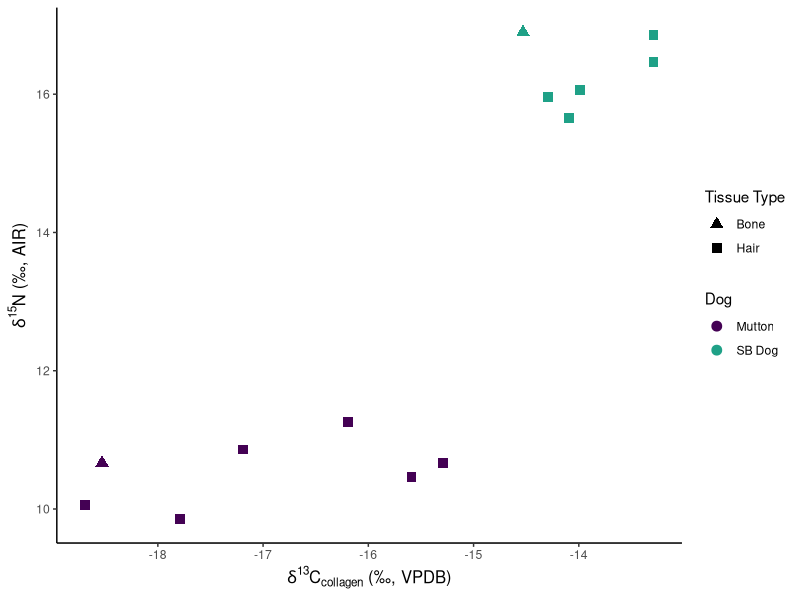
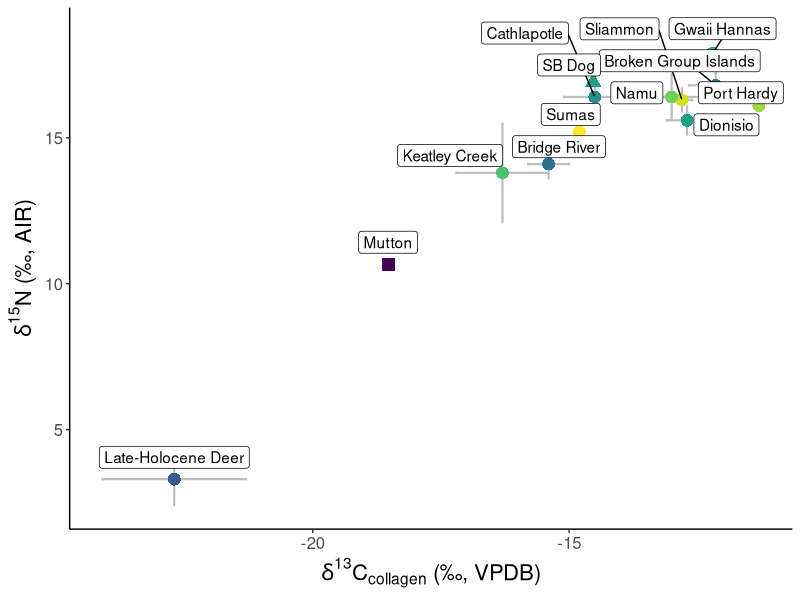
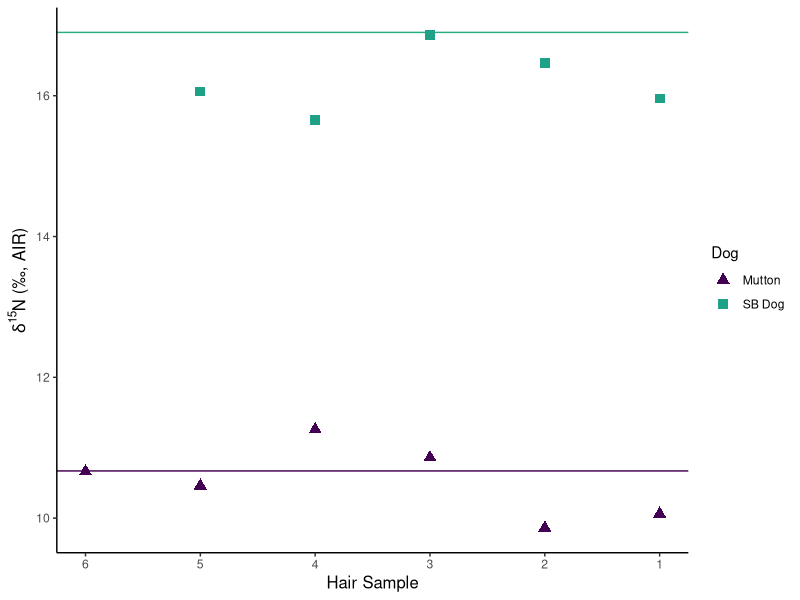
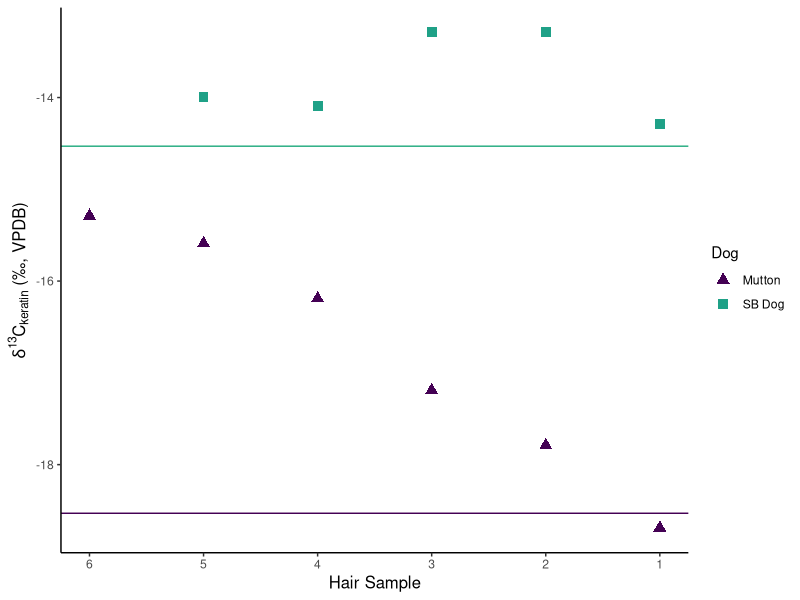
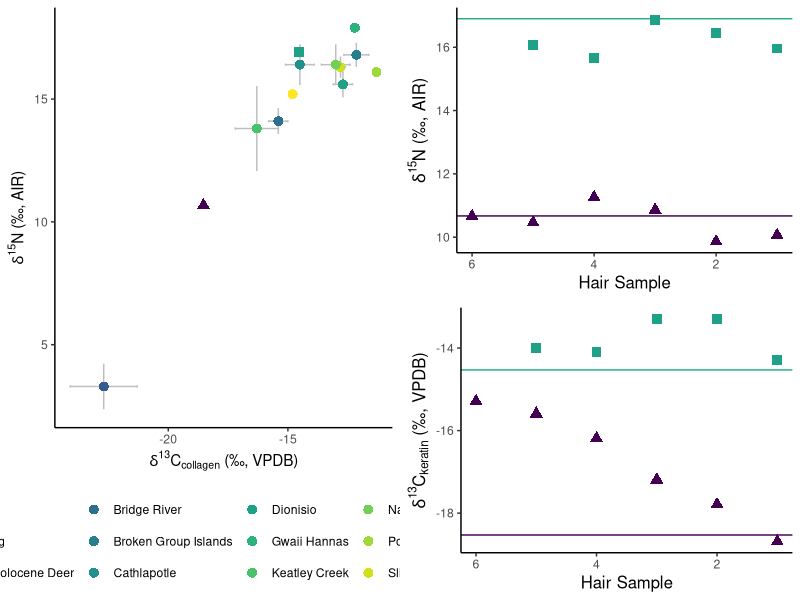
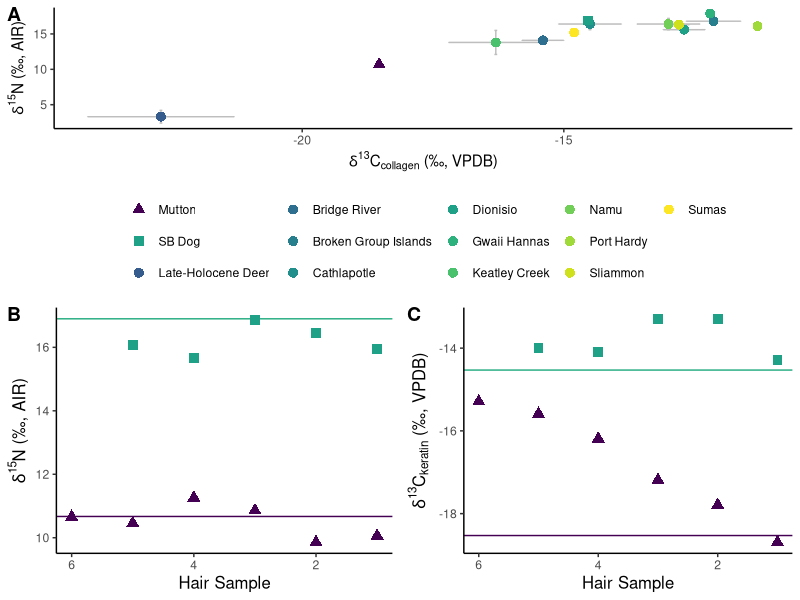
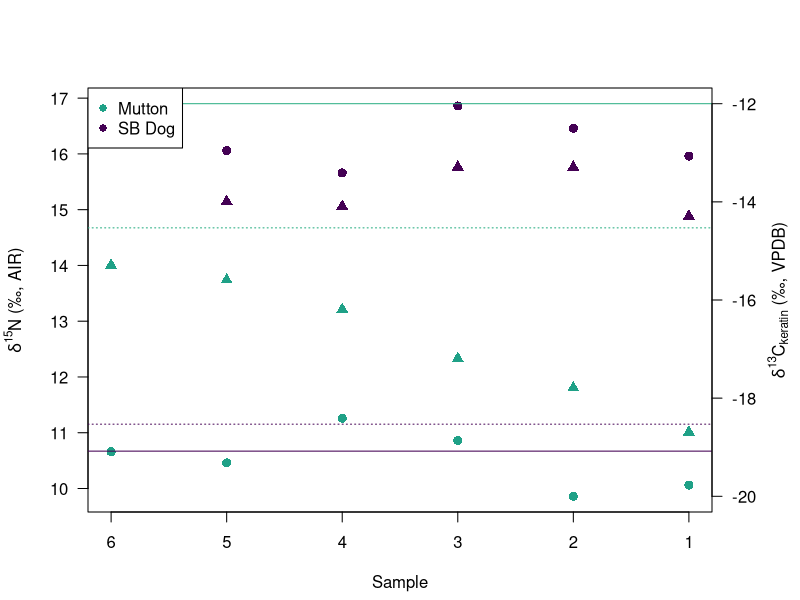
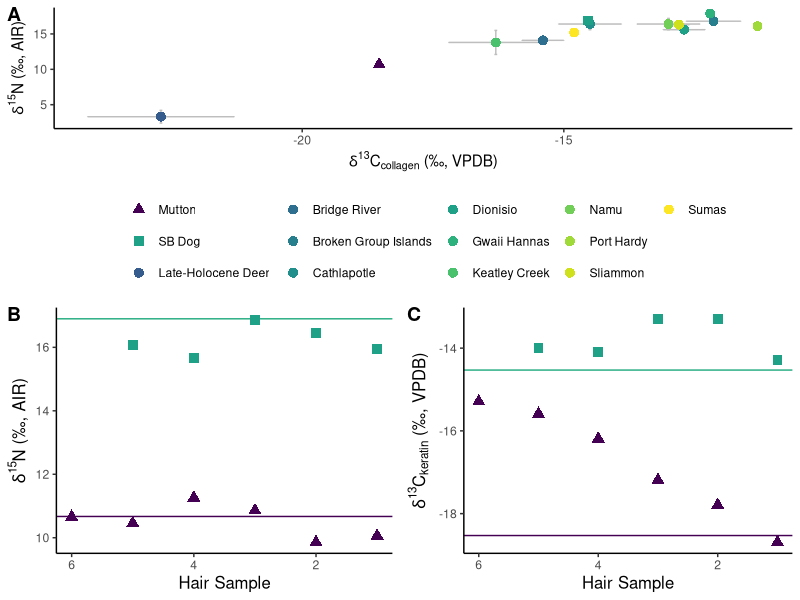

Reproduce these figures in R, in order.
## ---- chunk 1
knitr::opts_chunk$set(echo = F)
knitr::opts_chunk$set(warning = F)
library(tidyverse)
library(viridis)
library(gridExtra)
library(ggpubr)
library(ggrepel)

Diet <- read_csv("220804CarbonNitrogenData.csv", 
     col_types = cols(molsN = col_skip(), 
     molsC = col_skip()))

# Let's assign Mutton dark purple and SB Dog green-blue when comparing the two of them alone.
dogs <- c("SB Dog" = "#1FA187FF", "Mutton" = "#440154FF")
dogshape <- c("SB Dog" = 15, "Mutton" = 17)

library(scales)
cols2 <- c( "#440154FF", "#1FA187FF", "#365C8Dff", "#2E6E8EFF", "#277F8EFF", "#21908CFF", "#1FA187FF", "#2DB27DFF", "#4AC16DFF", "#71CF57FF", "#9FDA3AFF", "#CFE11CFF", "#FDE725FF")
cols3 <- c("#440154FF", "#1FA187FF","#03051AFF", "#1B112BFF", "#36193EFF", "#521E4DFF", "#701F57FF", "#8E1D5BFF", "#AE1759FF", "#CB1B4FFF", "#E13342FF", "#F37651FF", "#F5966DFF")

Converted <- mutate(
  Diet,
    C_coll = case_when(
      tissue == "Hair" ~ C_coll + 1.41, 
      tissue == "Bone" ~ C_coll
    ), 
    N = case_when(
    tissue == "Hair" ~ N + 0.86,
    tissue == "Bone" ~ N
    ), 
  C_coll = round(C_coll, 2), 
  N = round(N, 2)
  )


MuttonBone <- subset(Converted, tissue == "Bone" & individual == "Mutton")
SBVillageDogBone <- subset(Converted, tissue == "Bone" & individual == "SB Dog")

ComparativeCN <- read_csv("ComparativeCN.csv")

df <- subset(Converted, tissue == "Bone") %>% 
  mutate(
    location = individual
  )

df2 <- merge(df, ComparativeCN, all = T)

df2$location2 <- factor(df2$location, levels = c("Mutton", "SB Dog", "Late-Holocene Deer", "Bridge River", "Broken Group Islands", "Cathlapotle", "Dionisio", "Gwaii Hannas", "Keatley Creek", "Namu", "Port Hardy", "Sliammon", "Sumas"))
## ---- chunk 2
ggplot(data = Converted, aes(x = C_coll, y = N, color = individual, shape = tissue)) +
  geom_point(size = 3) +
  theme_classic() +
  scale_shape_manual(values = c(17, 15)) +
  scale_color_manual(values = dogs) +
  theme(
    axis.title = element_text(size = 12), 
    ) +
  labs(
    color = "Dog", 
    shape = "Tissue Type",
    x = expression(paste(delta^13, "C"[collagen], " (\u2030, VPDB)")), 
    y = expression(paste(delta^15, "N", " (\u2030, AIR)"))
  )
## ---- chunk 3
#t.test((subset(Converted, individual == "Mutton")$C_coll), subset(Converted, individual == "SB Dog")$C_coll)

#t.test((subset(Converted, individual == "Mutton")$N), subset(Converted, individual == "SB Dog")$N)
summary(manova(cbind(C_coll, N) ~individual, data = Converted))
## ---- chunk 4
ggplot() + 
  geom_errorbar(data = df2, aes(
    x = C_coll, y = N,
    ymin = N - NSD,
    ymax = N + NSD), color = 'grey', size = 0.75) + 
  geom_errorbarh(data = df2, aes(
    x = C_coll, y = N, 
    xmin = C_coll - C_collSD, 
    xmax = C_coll + C_collSD), color = 'grey', size = 0.75) +
  geom_point(data = df2, aes(x = C_coll, y = N, color = location2, shape = location2), size = 4) + 
  geom_label_repel(data = df2, aes(x = C_coll, y = N, label = location2, size = NULL, color = NULL), nudge_y = 0.75) +
  theme_classic() + 
  scale_color_manual(values = cols2) + 
  scale_shape_manual(values = c(15, 17, 16, 16, 16, 16, 16, 16, 16, 16, 16, 16, 16)) + 
  labs(
    color = "",
    shape = "", 
    y = expression(paste(delta^15, "N", " (\u2030, AIR)")), 
    x = expression(paste(delta^13, "C"[collagen], " (\u2030, VPDB)"))
  ) + 
  theme(legend.position = 'none', 
        axis.text.x = element_text(size = 12),
        axis.text.y = element_text(size = 12), 
        axis.title = element_text(size = 16))
  
## ---- chunk 5
#Longitudinal Nitrogen
ggplot() +
  geom_hline(yintercept = SBVillageDogBone$N, color = "#27AD81FF") + 
  geom_hline(yintercept = MuttonBone$N, color = "#440154FF") + 
  geom_point(data = subset(Converted, tissue = "Hair"), aes(x = sample_number, y = N, color = individual, shape = individual), size = 3) +
  scale_x_reverse(lim = c(6,1), 
                breaks = c(6, 5, 4, 3, 2, 1)) + 
  theme_classic() +
  scale_color_manual(values = dogs) +
  scale_shape_manual(values = dogshape) +
  theme(
    axis.title = element_text(size = 12), 
    ) +
  labs(
    color = "Dog", 
    shape = "Dog",
    x = "Hair Sample", 
    y = expression(paste(delta^15, "N", " (\u2030, AIR)"))
  )

## ---- chunk 6
#Longitudinal Carbon
ggplot() +
  geom_hline(yintercept = MuttonBone$C_coll, color = "#440154FF") + 
  geom_hline(yintercept = SBVillageDogBone$C_coll, color = "#27AD81FF") + 
  geom_point(data = subset(Converted, tissue = "Hair"), aes(x = sample_number, 
                                                            y = C_coll, 
                                                            color = individual, 
                                                            shape = individual),
             size = 3) +
  scale_x_reverse(lim = c(6,1), 
                  breaks = c(6, 5, 4, 3, 2, 1)) + 
  scale_y_continuous(breaks = c(-14, -16, -18, -20)) +
  scale_shape_manual(values = dogshape) +
  scale_color_manual(values = dogs) +
  theme_classic() +
  theme(
    axis.title = element_text(size = 12), 
    ) +
  labs(
    color = "Dog", 
    shape = "Dog",
    x = "Hair Sample", 
    y = expression(paste(delta^13, "C"[keratin], " (\u2030, VPDB)"))
  )
## ---- chunk 7
figa <- ggplot() + 
  geom_errorbar(data = ComparativeCN, aes(
    x = C_coll, y = N,
    ymin = N - NSD,
    ymax = N + NSD), color = 'grey', size = 0.5) + 
  geom_errorbarh(data = df2, aes(
    x = C_coll, y = N, 
    xmin = C_coll - C_collSD, 
    xmax = C_coll + C_collSD), color = 'grey', size = 0.5) +
  geom_point(data = df2, aes(x = C_coll, y = N, color = location2, shape = location2), size = 3) + 
  theme_classic() + 
  theme(legend.position = "bottom") +
  scale_color_manual(values = cols2) + 
  scale_shape_manual(values = c(17, 15, 16, 16, 16, 16, 16, 16, 16, 16, 16, 16, 16)) + 
  labs(
    color = "",
    shape = "", 
    y = expression(paste(delta^15, "N", " (\u2030, AIR)")), 
    x = expression(paste(delta^13, "C"[collagen], " (\u2030, VPDB)"))
  )

figb <- ggplot() +
  geom_hline(yintercept = SBVillageDogBone$N, color = "#27AD81FF") + 
  geom_hline(yintercept = MuttonBone$N, color = "#440154FF") + 
  geom_point(data = subset(Converted, tissue = "Hair"), aes(x = sample_number, y = N, color = individual, shape = individual), size = 3) +
  scale_x_reverse(lim=c(6,1)) + 
 # scale_x_continuous(breaks = c(6, 5, 4, 3, 2, 1)) +
  theme_classic() +
  scale_color_manual(values = dogs) +
  scale_shape_manual(values = dogshape) +
  theme(
    legend.position = "none",
    axis.title = element_text(size = 12), 
    ) +
  labs(
    color = "Dog", 
    shape = "Dog",
    x = "Hair Sample", 
    y = expression(paste(delta^15, "N", " (\u2030, AIR)"))
  )

figc <- ggplot() +
  geom_hline(yintercept = MuttonBone$C_coll, color = "#440154FF") + 
  geom_hline(yintercept = SBVillageDogBone$C_coll, color = "#27AD81FF") + 
  geom_point(data = subset(Converted, tissue = "Hair"), aes(x = sample_number, y = C_coll, color = individual, shape = individual), size = 3) +
  scale_x_reverse(lim=c(6,1)) + 
  scale_y_continuous(breaks = c(-14, -16, -18, -20)) +
  scale_shape_manual(values = dogshape) +
  scale_color_manual(values = dogs) +
  theme_classic() +
  theme(
    legend.position = "none",
    axis.title = element_text(size = 12), 
    ) +
  labs(
    color = "Dog", 
    shape = "Dog",
    x = "Hair Sample", 
    y = expression(paste(delta^13, "C"[keratin], " (\u2030, VPDB)")),
  ) 

grid.arrange(figa, arrangeGrob(figb, figc), ncol = 2)
ggarrange(figa,
          ggarrange(figb, figc, ncol = 2, labels = c("B", "C")), 
          nrow = 2, 
          labels = "A"
)
ggsave("IsoFig.pdf")

## ---- chunk 8
par(mar = c(4, 4, 4, 4) + 0.4)              # Additional space for second y-axis
plot(N~sample_number, col = dogs[factor(individual)],
     data = subset(Converted, tissue = "Hair"), pch = 16, 
     xlim = rev(range(1,6)), 
     xlab = 'Sample', 
     ylab = expression(paste(delta^15, "N", " (\u2030, AIR)")), 
     las = 1, 
     cex = 1.2
     )# Create first plot
abline(h = MuttonBone$N, col = "#440154FF", lty = 1)
abline(h = SBVillageDogBone$N, col = "#27AD81FF", lty = 1) 
par(new = TRUE)                             # Add new plot
plot(C_coll~sample_number, col = dogs[factor(individual)], 
     data = subset(Converted, tissue = "Hair"), 
     pch = 17, ylim = c(-20, -12),              # Create second plot without axes
     axes = FALSE, xlab = "", ylab = "", xlim = rev(range(1,6)), 
     cex = 1.2)
abline(h = MuttonBone$C_coll, col = "#440154FF", lty = 3)  
abline(h = SBVillageDogBone$C_coll, col = "#27AD81FF", lty = 3) 
legend("topleft", 
       legend = c("Mutton", "SB Dog"), 
       col = dogs, 
       pch = 16)
axis(side = 4, at = pretty(range(-20:-12)), 
     las = 1)      # Add second axis
# Add second axis label
mtext(expression(paste(delta^13, "C"[keratin], " (\u2030, VPDB)")),
      side = 4, line = 3) 



